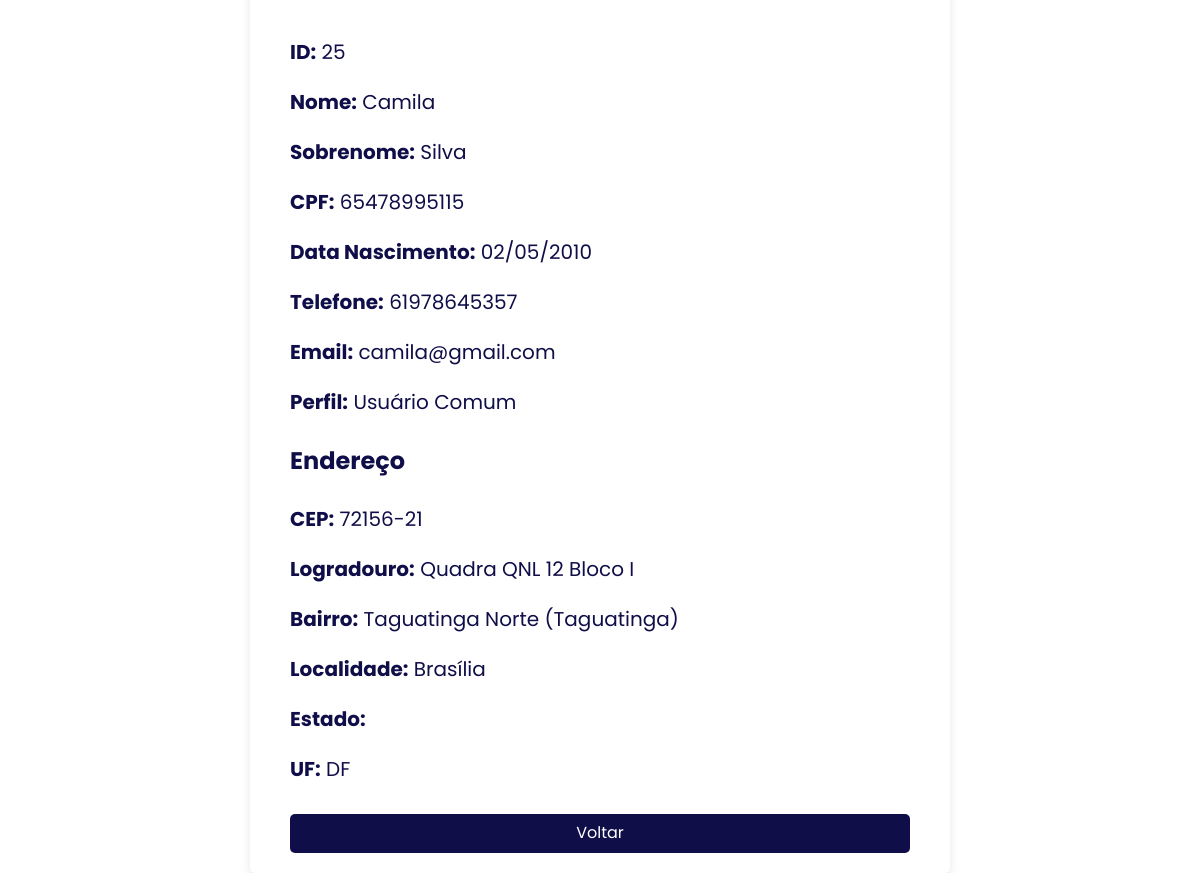
/crud/public/visualizar_usuario.php?id=25, run on an earlier commit of the app's database.
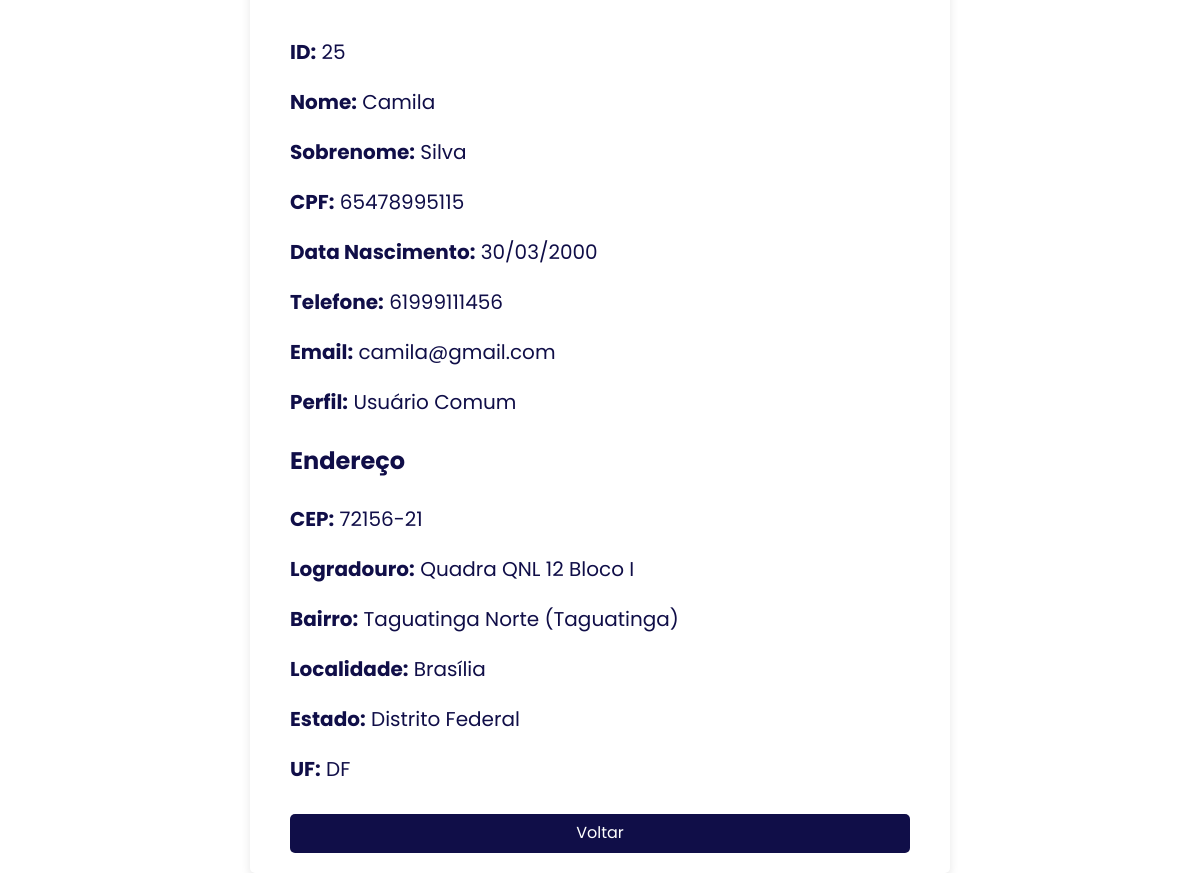
And on a later commit of the database.
### tables this page shows
CREATE TABLE `usuarios` (
  `id` int(11) NOT NULL,
  `nome` varchar(100) NOT NULL,
  `sobrenome` varchar(100) NOT NULL,
  `cpf` varchar(14) NOT NULL,
  `telefone` varchar(15) NOT NULL,
  `email` varchar(100) NOT NULL,
  `senha` varchar(255) NOT NULL,
  `criado_em` timestamp NOT NULL DEFAULT current_timestamp(),
  `perfil_id` int(11) NOT NULL,
  `data_nascimento` date DEFAULT NULL
);

CREATE TABLE `enderecos` (
  `id` int(11) NOT NULL,
  `usuario_id` int(11) DEFAULT NULL,
  `cep` varchar(10) NOT NULL,
  `logradouro` varchar(255) NOT NULL,
  `bairro` varchar(100) NOT NULL,
  `localidade` varchar(100) NOT NULL,
  `uf` char(2) NOT NULL,
  `estado` varchar(100) NOT NULL
);

### crud/config/DataBase.php (called while the page is built, shortened)
<?php
class DataBase
{
    private $host = "localhost";
    private $user = "root";
    private $password = "";
    private $dbname = "adote_pet3";
    public $conn;
    public function __construct()
    {
        $this->conn = new mysqli($this->host, $this->user, $this->password, $this->dbname);
    }
    public function getConnection()
    {
        return $this->conn;
    }
}
?>

### crud/controllers/UsuarioController.php (called while the page is built, shortened)
<?php
require_once '../config/DataBase.php';
require_once '../models/Usuario.php';
require_once '../models/Endereco.php';
class UsuarioController {
    private $usuario;
    private $endereco;
    public function __construct($db) {
        $this->usuario = new Usuario($db);
        $this->endereco = new Endereco($db);
    }
    public function read($id) {
        try {
            $usuario = $this->usuario->read($id);
            try {
                $endereco = $this->endereco->buscarEnderecoPorUsuarioId($id);
            } catch (Exception $e) {
                $endereco = null;
            }
            return [
                'usuario' => $usuario,
                'endereco' => $endereco
            ];
        } catch (Exception $e) {
            error_log('Erro ao ler usuário: ' . $e->getMessage());
            throw new Exception("Falha ao buscar o usuário.");
        }
    }
}
?>

### crud/models/Usuario.php (called while the page is built, shortened)
<?php
require_once '../config/DataBase.php';
class Usuario
{
    private $conn;
    private $table_name = 'usuarios';
    public function __construct($db)
    {
        $this->conn = $db;
    }
    public function read($id)
    {
        $sql = "SELECT * FROM " . $this->table_name . " WHERE id = ?";
        $stmt = $this->conn->prepare($sql);
        $stmt->bind_param("i", $id);
        $stmt->execute();
        $result = $stmt->get_result();
        if ($result->num_rows > 0) {
            return $result->fetch_assoc();
        }
        return null;
    }
}
?>

### crud/models/Endereco.php (called while the page is built, shortened)
<?php
require_once '../config/DataBase.php';
class Endereco
{
    private $conn;
    public function __construct($db)
    {
        $this->conn = $db;
    }
    public function buscarEnderecoPorUsuarioId($usuario_id)
    {
        $query = "SELECT * FROM enderecos WHERE usuario_id = ?";
        $stmt = $this->conn->prepare($query);
        $stmt->bind_param('i', $usuario_id);
        $stmt->execute();
        $result = $stmt->get_result();
        $endereco = $result->fetch_assoc();
        return $endereco;
    }
}
?>

### crud/public/visualizar_usuario.php (the view, shortened to what this page needs)
<?php
require_once '../config/DataBase.php';
require_once '../controllers/UsuarioController.php';
$db = new DataBase();
$usuarioController = new UsuarioController($db->getConnection());
$usuario_id = $_GET['id'] ?? 0;
$data = $usuarioController->read($usuario_id);
$usuario = $data['usuario'];
$endereco = $data['endereco'];
?>
<!DOCTYPE html>
<html lang="pt-BR">
<head>
    <link rel="stylesheet" href="https://cdnjs.cloudflare.com/ajax/libs/normalize/8.0.1/normalize.min.css">
    <link rel="stylesheet" href="https://cdnjs.cloudflare.com/ajax/libs/font-awesome/6.5.0/css/all.min.css">
</head>
<body>
    <div class="container">
        <h1>Detalhes do Usuário</h1>
        <p><strong>ID:</strong> <?php echo $usuario['id']; ?></p>
        <p><strong>Nome:</strong> <?php echo htmlspecialchars($usuario['nome']); ?></p>
        <p><strong>Sobrenome:</strong> <?php echo htmlspecialchars($usuario['sobrenome']); ?></p>
        <p><strong>CPF:</strong> <?php echo htmlspecialchars($usuario['cpf']); ?></p>
        <p><strong>Data Nascimento:</strong>
            <?php echo htmlspecialchars((new DateTime($usuario['data_nascimento']))->format('d/m/Y')); ?></p>
        <p><strong>Telefone:</strong> <?php echo htmlspecialchars($usuario['telefone']); ?></p>
        <p><strong>Email:</strong> <?php echo htmlspecialchars($usuario['email']); ?></p>
        <p><strong>Perfil:</strong> <?php echo $usuario['perfil_id'] == 1 ? 'Funcionário' : 'Usuário Comum'; ?></p>
        <h2>Endereço</h2>
        <p><strong>CEP:</strong> <?php echo htmlspecialchars($endereco['cep']); ?></p>
        <p><strong>Logradouro:</strong> <?php echo htmlspecialchars($endereco['logradouro']); ?></p>
        <p><strong>Bairro:</strong> <?php echo htmlspecialchars($endereco['bairro']); ?></p>
        <p><strong>Localidade:</strong> <?php echo htmlspecialchars($endereco['localidade']); ?></p>
        <p><strong>Estado:</strong> <?php echo htmlspecialchars($endereco['estado']); ?></p>
        <p><strong>UF:</strong> <?php echo htmlspecialchars($endereco['uf']); ?></p>
        <a href="../../crud/views/painel_admin.php">Voltar</a>
    </div>
</body>
</html>

What changed in the data, as far as the page shows it:
changed usuarios "Camila": data_nascimento "02/05/2010" → "30/03/2000"; telefone "61978645357" → "61999111456"
changed enderecos "Quadra QNL 12 Bloco I": estado (not shown) → "Distrito Federal"
